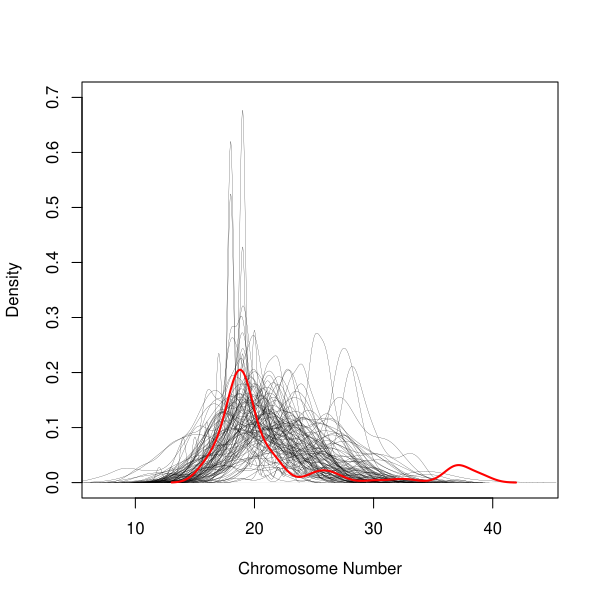

The script that drew this image:
#read in the libraries needed to plot
library(tidyr)
library(ggplot2)
library(stringr)

#read in the simulation of chromosme number results
chroms <- read.csv("../../results/simulation_chroms.csv")
chroms <- chroms[,-1]

#load in chromosome data from empirical dataset
chroms.num <- read.csv("../../data/chroms.csv")
#load in range size data from empirical dataset
range.num <- read.csv("../../results/calc_carn_range_sizes.csv")

#vector to store the final empirical chromosome number dataset
hap.chrom <- c()
#loop to prune the chromsome number to those in the final chromosome number
#dataset
for(i in 1:nrow(range.num)){
  hit <- which(chroms.num$species == range.num$X[i])
  if(length(hit) > 1){
    hit <- sample(hit, 1)
  }
  hap.chrom[i] <- chroms.num[hit, 2]
}

#bind the empirical chromosome number data into the simulatio chromosome 
#number data
chrom_all <- cbind(chroms, hap.chrom)

#add column names to the chromosome number data
colnames(chrom_all) <- c(paste("Tree", rep(1:100)), "Emp")


#plotting

#plot the first trees density
plot(density(chrom_all[,1]), 
     lwd=.2, 
     ylim=c(0,.7),
     xlim=c(7,44),
     xlab = "Chromosome Number",
     ylab = "Density",
     main = "")
#plot the other 100 trees of density
for(i in 2:101){
  if(i!=101){
    lines(density(chrom_all[,i]), lwd=.2)
  }else{
    #makes the empirical dataset (column 101) stand out with a thick red line
    lines(density(chrom_all[,i]), lwd=2,col="red")
  }
}

#export as PDF 6"x6"
